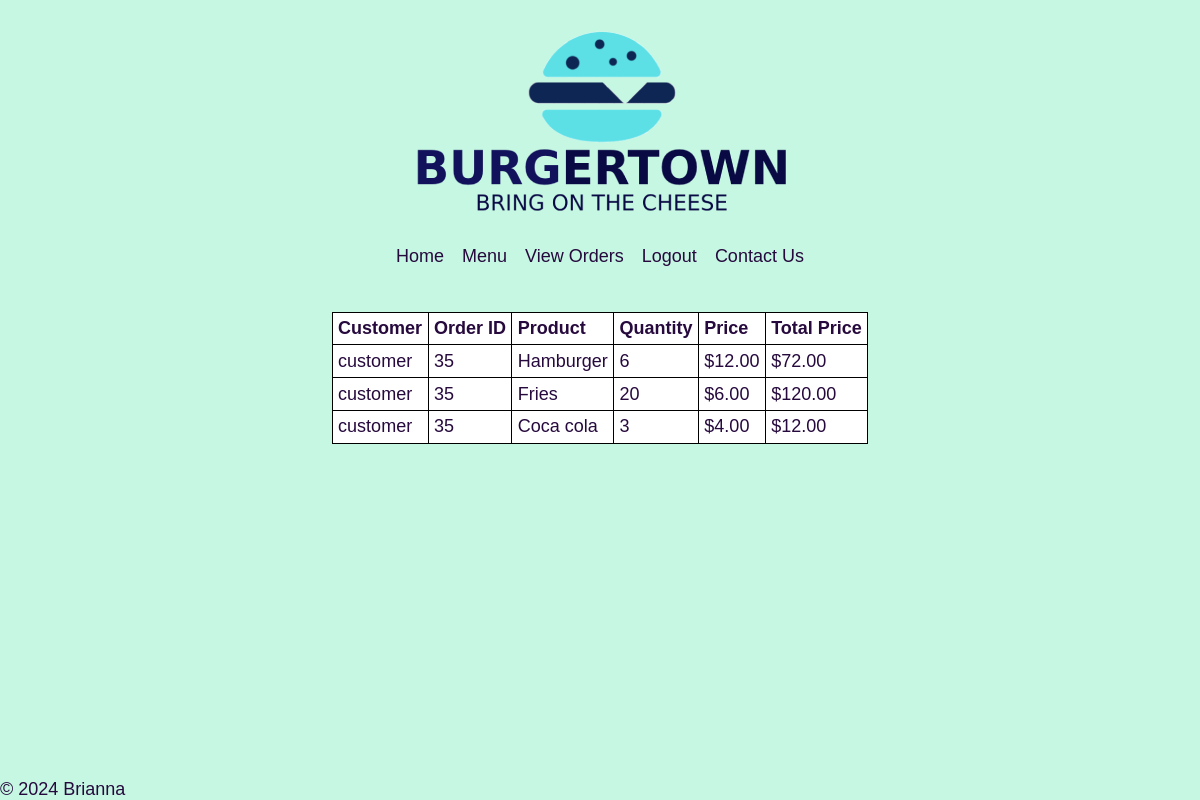
Page /site/order-see.php (signed in) on the committed database.
### tables this page shows
CREATE TABLE `contains` (
  `orders id` int NOT NULL,
  `menu id` int NOT NULL,
  `qty` int NOT NULL,
  PRIMARY KEY (`orders id`,`menu id`),
  KEY `menu id` (`menu id`),
  CONSTRAINT `contains_ibfk_1` FOREIGN KEY (`orders id`) REFERENCES `orders` (`id`),
  CONSTRAINT `contains_ibfk_2` FOREIGN KEY (`menu id`) REFERENCES `menu` (`id`)
);

CREATE TABLE `customers` (
  `id` int NOT NULL AUTO_INCREMENT,
  `email` varchar(50) NOT NULL,
  `hash` varchar(255) NOT NULL,
  `name` varchar(50) NOT NULL,
  `admin` tinyint DEFAULT NULL,
  PRIMARY KEY (`id`)
);

CREATE TABLE `menu` (
  `id` int NOT NULL AUTO_INCREMENT,
  `product` varchar(50) NOT NULL,
  `product_description` varchar(100) NOT NULL DEFAULT 'pending',
  `price` decimal(10,0) NOT NULL DEFAULT '0',
  PRIMARY KEY (`id`)
);

### site/order-see.php (the view, shortened to what this page needs)
<?php require_once '_top.php'; ?>
<?php
$db = connectToDB();
$query = '
 SELECT
    c.`orders id`,
    c.qty,
    m.product,
    m.price,
    cu.name
 FROM contains c
 JOIN orders o ON o.id = c.`orders id`
 JOIN customers cu ON cu.id = o.customer_id
 JOIN menu m ON m.id = c.`menu id` ';
try {
    $stmt = $db->prepare($query);
    $stmt->execute();
    $items = $stmt->fetchAll(PDO::FETCH_ASSOC);
} catch (PDOException $e) {
    consoleLog($e->getMessage(), 'DB List Fetch', ERROR);
    die('There was an error getting data from the database');
}
if (empty($items)) {
    echo '<p>No items found.</p>';
} else {
      echo '<table border="1" cellpadding="5" cellspacing="0">';
      echo '<thead>';
      echo '<tr>';
      echo '<th>Customer</th>';
      echo '<th>Order ID</th>';
      echo '<th>Product</th>';
      echo '<th>Quantity</th>';
      echo '<th>Price</th>';
      echo '<th>Total Price</th>';
      echo '</tr>';
      echo '</thead>';
      echo '<tbody>';
      foreach ($items as $item) {
          $orderid = $item['orders id'];
          $product = $item['product'];
          $qty = $item['qty'];
          $customer = $item['name'];
          $price = '$' . number_format($item['price'], 2);
          $totalPrice = '$' . number_format($item['price'] * $item['qty'], 2);
          echo '<tr>';
          echo '<td>' . ($customer) . '</td>';
          echo '<td>' . ($orderid) . '</td>';
          echo '<td>' . ($product) . '</td>';
          echo '<td>' . ($qty) . '</td>';
          echo '<td>' . ($price) . '</td>';
          echo '<td>' . ($totalPrice) . '</td>';
          echo '</tr>';
      }
      echo '</tbody>';
      echo '</table>';
  }
?>
<?php require_once '_bottom.php'; ?>

### site/_top.php (shortened to what this page needs)
<?php
$loggedIn = $_SESSION['customer']['loggedIn'] ?? false;
$isAdmin = $_SESSION['customer']['admin'] ?? false;
?>
<!DOCTYPE html>
<html lang="en">
 <head>
    <img src="images/BurgerTownLogo.png" alt="BurgerTown">
    <link rel="stylesheet" href="css/styles.css">
 </head>
 <body>
   <header>
        <nav>
            <ul hx-boost="true">
                <a href="index.php">Home</a>
                <a href="menu.php">Menu</a>
                <?php if ($isAdmin): ?>
                    <a href="order-see.php">View Orders</a>
                    <a href="do-logout.php">Logout</a>
                <?php elseif ($loggedIn): ?>
                    <a href="order.php">Place an Order</a>
                    <a href="do-logout.php">Logout</a>
                <?php else: ?>
                    <a href="signup.php">Sign up</a>
                    <a href="login.php">Login</a>
                <?php endif ?>
                <a href="contact.php">Contact Us</a>
            </ul>
        </nav>
    </header>
    <main>

### site/_bottom.php
</main>
<footer>
    &copy; <?= date('Y') ?> <?= SITE_AUTHOR ?>
</footer>
</body>
</html>

### site/css/styles.css (style rules this page uses)
* { box-sizing: border-box; }
html { font-family: sans-serif; font-size: 18px; color: #26093d; }
body { margin: 0; display: flex; flex-direction: column; min-height: 100vh; background-color:#c6f7e2 }
nav ul { list-style: none; padding: 0; margin: 0; display: flex; justify-content: center; gap: 1rem; }
nav a { display: block; text-decoration: none; color: inherit; padding-bottom: 0.2em; border-bottom: 5px solid transparent; }
main { flex: 1; max-width: 40rem; padding: 1rem; margin: 1rem auto; }
img { display: block; max-width: 100%; margin: 1rem auto; }
table { border-collapse: collapse; background-color: #fff; width: 100%; }
th, td { padding: 0.3em; border: 1px solid #000000; text-align: left; }

### rows in the picture
contains: customers.name "customer", orders id "35", menu id "Hamburger", qty "6", menu id "$12.00", totalPrice "$72.00"
contains: customers.name "customer", orders id "35", menu id "Fries", qty "20", menu id "$6.00", totalPrice "$120.00"
contains: customers.name "customer", orders id "35", menu id "Coca cola", qty "3", menu id "$4.00", totalPrice "$12.00"

### other values in the picture
SITE_AUTHOR "Brianna"
